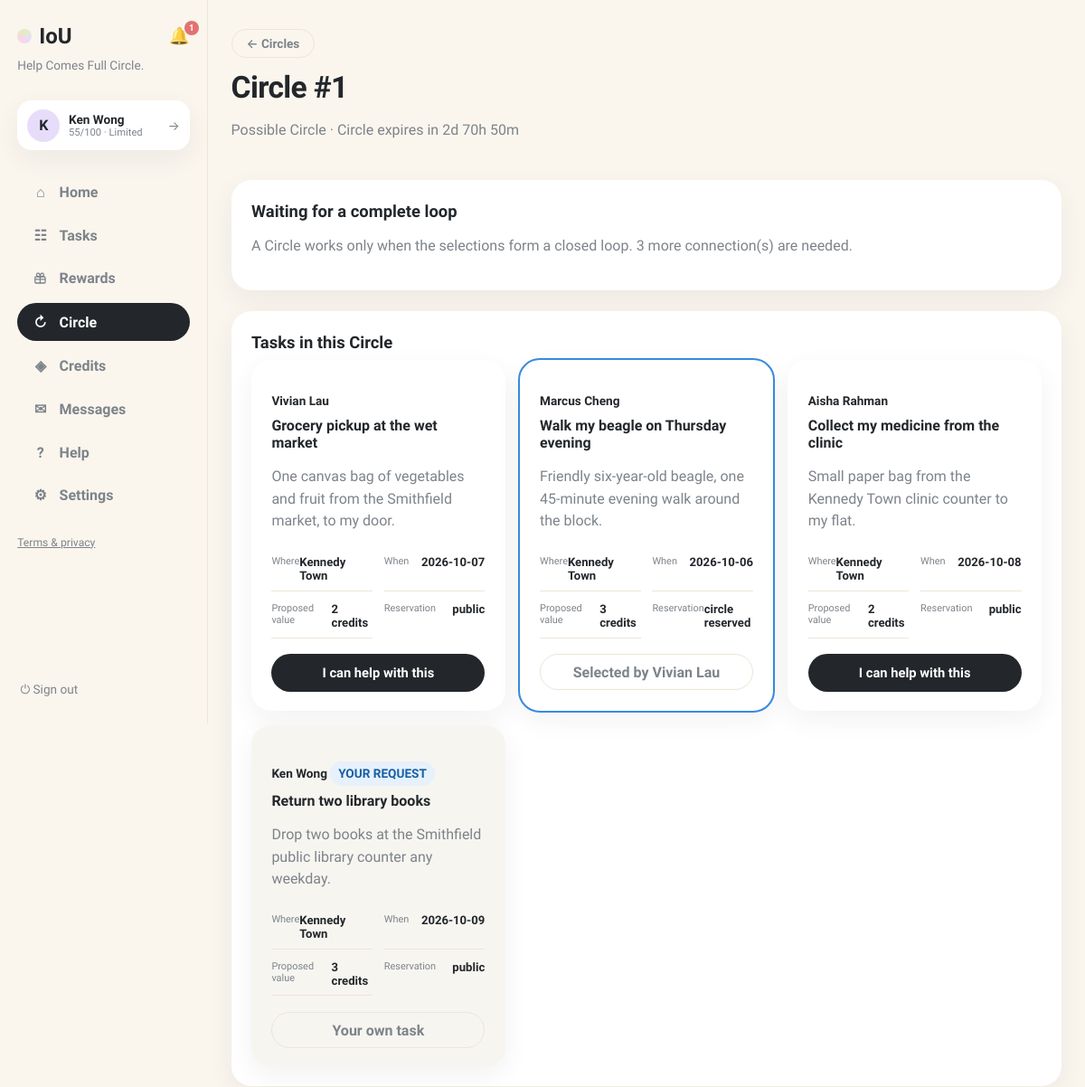
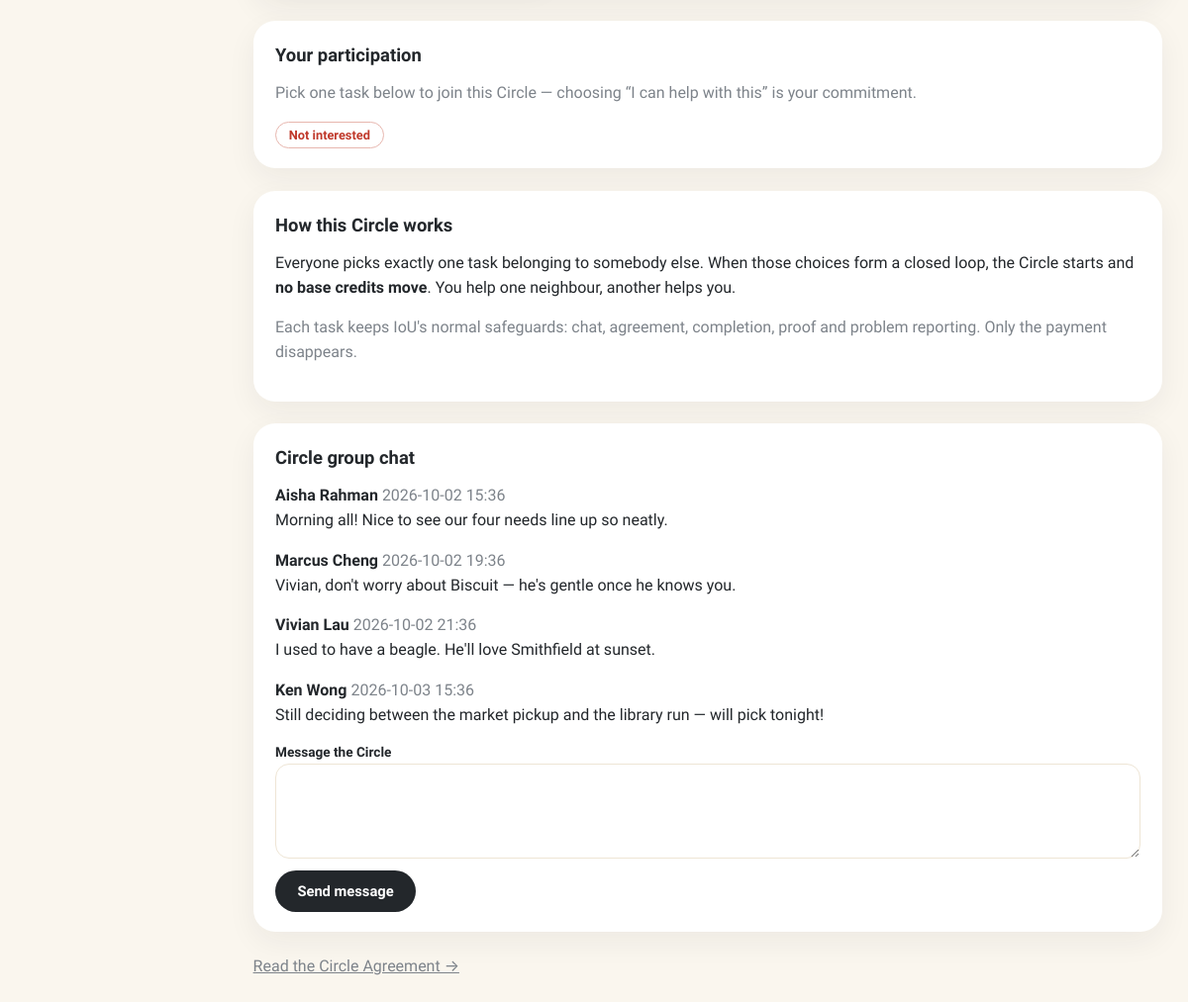
Page /chains/1 (signed in) on the earlier database version (2 pictures, top to bottom).
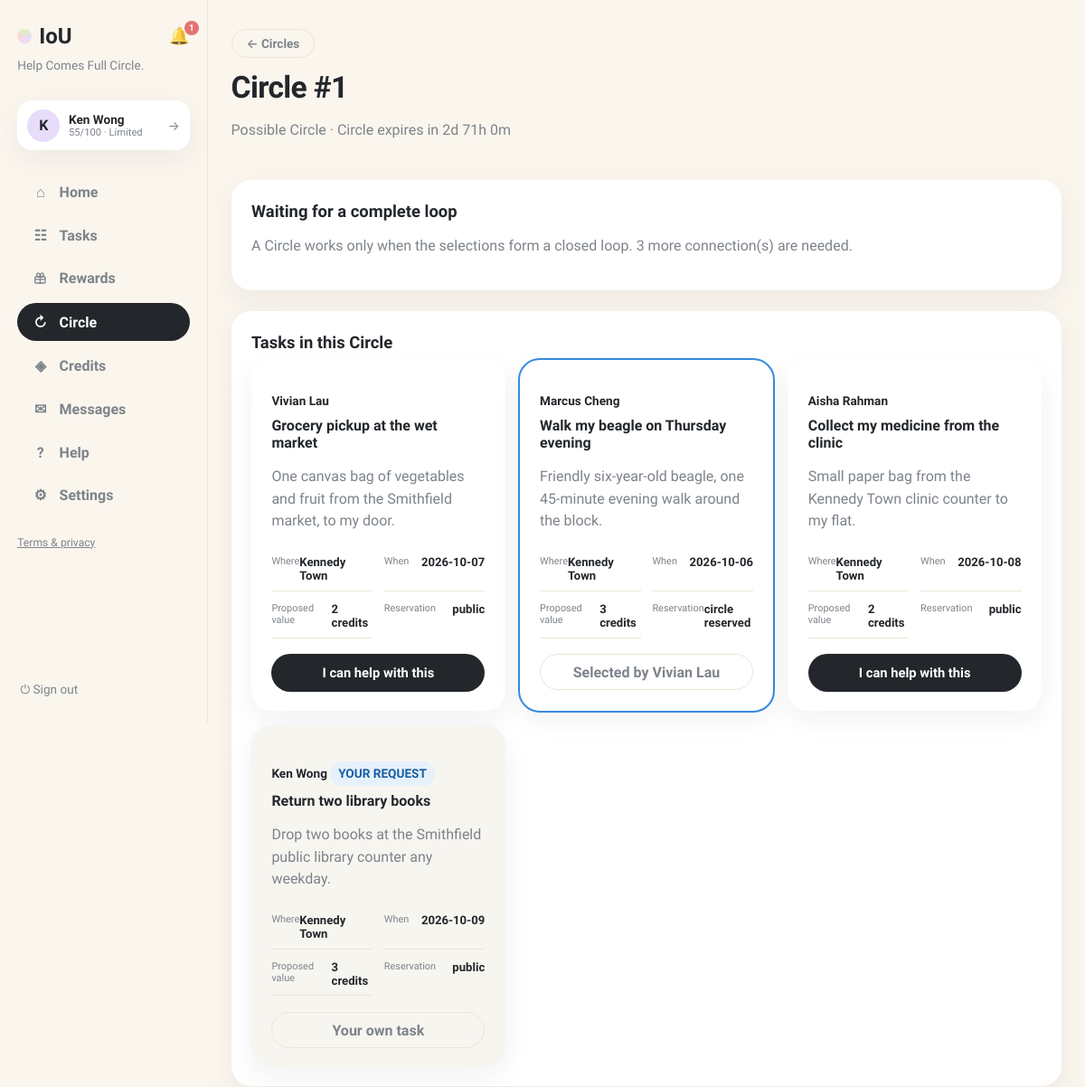
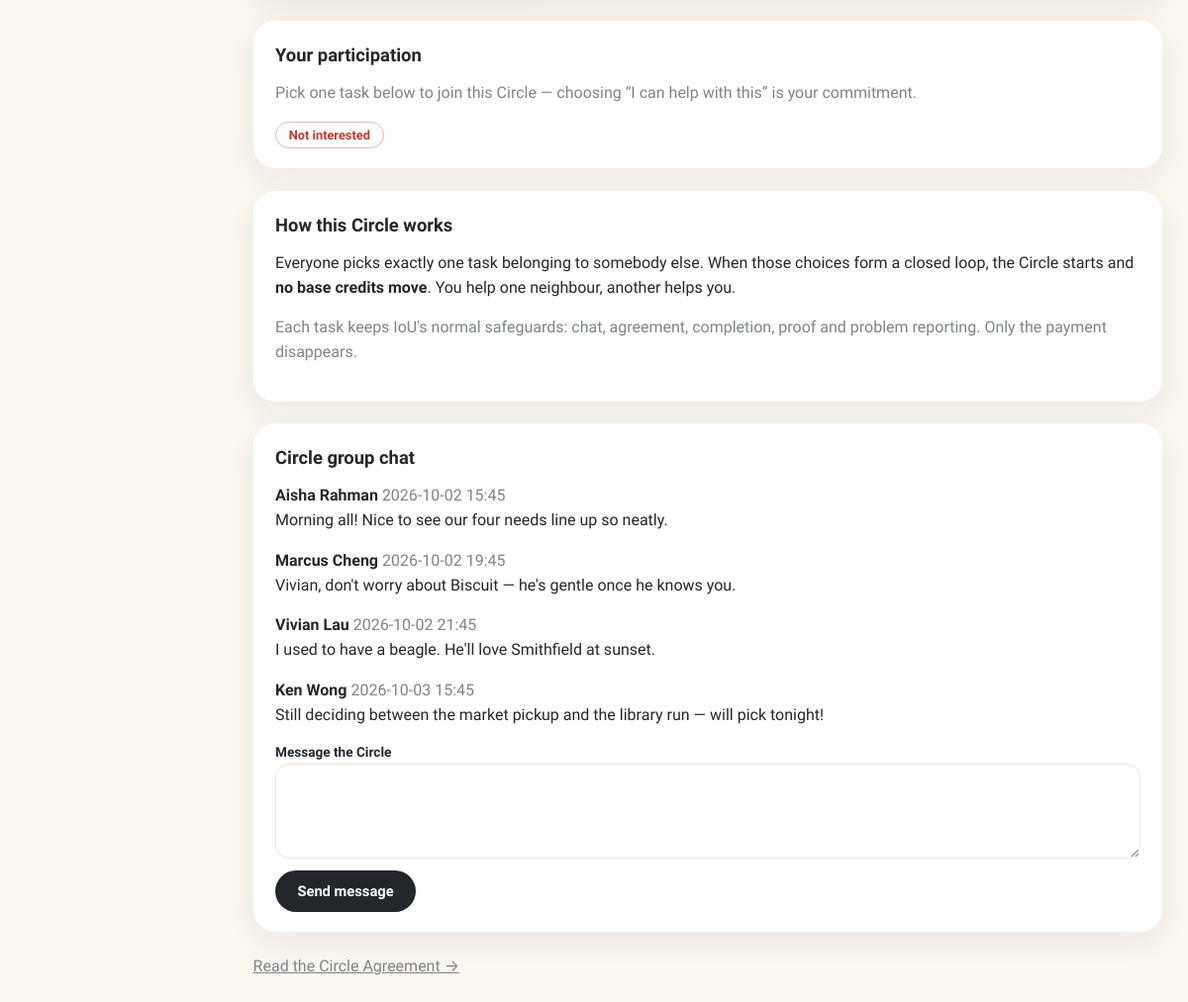
Same page on the later database version (2 pictures, top to bottom).
### tables this page shows
CREATE TABLE chain_messages (
                id INTEGER PRIMARY KEY, proposal_id INTEGER NOT NULL,
                sender_id INTEGER, body TEXT NOT NULL, created_at TEXT NOT NULL,
                FOREIGN KEY(proposal_id) REFERENCES chain_proposals(id) ON DELETE CASCADE
            );

CREATE TABLE users (
                id INTEGER PRIMARY KEY, name TEXT NOT NULL, email TEXT UNIQUE NOT NULL,
                password TEXT NOT NULL, balance INTEGER NOT NULL DEFAULT 0,
                held_balance INTEGER NOT NULL DEFAULT 0,
                is_moderator INTEGER NOT NULL DEFAULT 0
            , language TEXT NOT NULL DEFAULT 'en', address TEXT, district TEXT, hkid TEXT, address_id TEXT, age INTEGER, birthday TEXT, skills TEXT NOT NULL DEFAULT '', community_helper INTEGER NOT NULL DEFAULT 0, created_at TEXT, consent_analytics INTEGER NOT NULL DEFAULT 0, reliability INTEGER NOT NULL DEFAULT 60, account_status TEXT NOT NULL DEFAULT 'active', analytics_consent INTEGER NOT NULL DEFAULT 0, username TEXT, bio TEXT, verification_identity TEXT NOT NULL DEFAULT 'unverified', verification_neighbourhood TEXT NOT NULL DEFAULT 'unverified', vis_photo INTEGER NOT NULL DEFAULT 1, vis_neighbourhood INTEGER NOT NULL DEFAULT 1, vis_skills INTEGER NOT NULL DEFAULT 1, vis_bio INTEGER NOT NULL DEFAULT 1, vis_completed INTEGER NOT NULL DEFAULT 1, vis_circle INTEGER NOT NULL DEFAULT 1, circle_enabled INTEGER NOT NULL DEFAULT 1, circle_notifications INTEGER NOT NULL DEFAULT 1, circle_community_only INTEGER NOT NULL DEFAULT 0, circle_max_distance_km REAL NOT NULL DEFAULT 2.0, circle_availability TEXT NOT NULL DEFAULT '');

### app.py (the view)
@app.get("/chains/{proposal_id}", response_class=HTMLResponse)
def chain_review(request: Request, proposal_id: int):
    user = current_user(request)
    if not user:
        return RedirectResponse("/login", status_code=303)
    with db() as connection:
        expire_circles(connection)
        circle = circle_row(connection, proposal_id)
        if not circle:
            return render(request, "error.html", message="That Circle does not exist.")
        members = circle_member_rows(connection, proposal_id, include_removed=True)
        if not any(m["user_id"] == user["id"] for m in members):
            return render(request, "error.html", message="That Circle does not exist.")
        has_left = not any(m["user_id"] == user["id"]
                           for m in circle_member_rows(connection, proposal_id))
        me = member_row(connection, proposal_id, user["id"])
        me_raw = member_row(connection, proposal_id, user["id"], include_removed=True)
        if has_left and _rejoinable_left_member(connection, circle, me_raw):
            me = me_raw
        tasks = circle_task_rows(connection, proposal_id)
        cycles = viable_cycles(connection, proposal_id)
        my_cycle = next((c for c in cycles if user["id"] in c), None)
        start_proposal = connection.execute(
            """SELECT * FROM circle_start_proposals WHERE circle_id=? AND status='proposed'
               ORDER BY id DESC LIMIT 1""", (proposal_id,)).fetchone()
        assignments = connection.execute(
            """SELECT ct.*, r.title, r.status request_status, r.needed_by, r.location,
                      u.name requester_name, h.name helper_name
               FROM chain_tasks ct JOIN requests r ON r.id=ct.request_id
               JOIN users u ON u.id=ct.requester_id JOIN users h ON h.id=ct.helper_id
               WHERE ct.proposal_id=? ORDER BY ct.request_id""",
            (proposal_id,)).fetchall()
        recovery_case = connection.execute(
            """SELECT * FROM circle_recovery_cases WHERE circle_id=? AND status='open'
               ORDER BY id DESC LIMIT 1""", (proposal_id,)).fetchone()
        history = connection.execute(
            """SELECT * FROM circle_recovery_cases WHERE circle_id=? ORDER BY id DESC""",
            (proposal_id,)).fetchall()
        bonuses = connection.execute(
            """SELECT cb.*, u.name provider_name FROM circle_bonuses cb
               JOIN users u ON u.id=cb.provider_id WHERE cb.circle_id=?""",
            (proposal_id,)).fetchall()
        messages = connection.execute(
            """SELECT cm.*, u.name sender_name FROM chain_messages cm
               LEFT JOIN users u ON u.id=cm.sender_id
               WHERE proposal_id=? ORDER BY cm.id""", (proposal_id,)).fetchall()
        progress = circle_progress(connection, proposal_id)
        loop_names = []
        if my_cycle:
            mapping = cycle_mapping(connection, proposal_id, my_cycle)
            loop_names = [
                {"provider": connection_name(connection, item["provider"]),
                 "recipient": connection_name(connection, item["recipient"])}
                for item in mapping
            ]
        confirmed_in_cycle = len([
            m for m in members if m["start_confirmed"] and my_cycle and m["user_id"] in my_cycle
        ]) if my_cycle else 0
        expires_in = ""
        if circle["expires_at"] and circle["status"] in ("pending", "start_confirming"):
            try:
                left = datetime.fromisoformat(circle["expires_at"])
                if left.tzinfo is None:
                    left = left.replace(tzinfo=timezone.utc)
                left = left - datetime.now(timezone.utc)
                if left.total_seconds() > 0:
                    hours, minutes = divmod(int(left.total_seconds() // 60), 60)
                    expires_in = f"{left.days}d {hours}h {minutes}m"
            except ValueError:
                expires_in = ""
    return render(
        request, "chain_review.html", page="circle", proposal=circle, members=members,
        me=me, me_raw=me_raw, has_left=has_left, tasks=tasks, assignments=assignments, cycles=cycles,
        my_cycle=my_cycle,
        loop_names=loop_names, start_proposal=start_proposal, recovery_case=recovery_case,
        history=history, bonuses=bonuses, progress=progress, messages=messages,
        expires_in=expires_in, confirmed_in_cycle=confirmed_in_cycle,
        my_own_request=(me["request_id"] if me else None),
        my_selected=(me["selected_request_id"] if me else None),
        confirmed_ids={m["user_id"] for m in members if m["start_confirmed"]},
        status_labels=CIRCLE_STATUS_LABELS,
    )

### templates/chain_review.html (shortened to what the changed rows need)
{% extends "base.html" %}
{% block content %}
<header class="page-head">
  <div><a class="btn-ghost btn-back" href="/chain-invitations">← Circles</a>
    <h1 style="margin-top:.8rem">Circle #{{ proposal.id }}</h1>
    <p class="muted">{{ status_labels.get(proposal.status, proposal.status) }}
      {% if expires_in %} · Circle expires in {{ expires_in }}{% endif %}</p></div>
</header>
{% if proposal.status in ('pending', 'start_confirming') %}
<section class="card {% if my_cycle %}circle-banner{% endif %}">
  <h2>{% if my_cycle %}✅ Your Circle can work{% else %}Waiting for a complete loop{% endif %}</h2>
</section>
{% endif %}
<section class="card">
  <h2>Tasks in this Circle</h2>
</section>
{% if has_left %}
<section class="card alert-card">
  <h2>You are no longer in this Circle</h2>
  {% if me_raw.removal_reason == 'excluded_by_start_subset' %}
    <p class="muted">This Circle started with a smaller loop that did not include you. Your task has returned to the board and may be matched into another Circle later.</p>
  {% elif me_raw.removal_reason == 'task_expired' %}
    <p class="muted">Your task passed its deadline, so it left this Circle. Post it again to be matched into a new one.</p>
  {% elif me_raw.removal_reason == 'withdrew_from_active_circle' %}
    <p class="muted">Your withdrawal was processed and the Circle moved into settlement.</p>
  {% elif me_raw.removal_reason == 'not_interested' %}
    <p class="muted">You said you were not interested. Changed your mind? Pick a task below to rejoin while this Circle is forming.</p>
  {% else %}
    <p class="muted">You left this Circle and your task is back on the board. Pick a task below to rejoin — choosing “I can help with this” puts you straight back in.</p>
  {% endif %}
  {% if proposal.status == 'pending' %}
  <form method="post" action="/chains/{{ proposal.id }}/respond" style="margin-top:.6rem">
    <input type="hidden" name="response" value="accepted">
    <button class="btn-ghost btn-sm">Rejoin without picking a task yet</button>
  </form>
  {% endif %}
</section>
{% elif proposal.status == 'pending' and me %}
<section class="card">
  <h2>Your participation</h2>
</section>
{% endif %}
<section class="card">
  <h2>How this Circle works</h2>
</section>
<section class="card">
  <h2>Circle group chat</h2>
  {% for message in messages %}<p><b>{{ message.sender_name or 'IoU' }}</b> <span class="muted">{{ message.created_at[:16].replace('T',' ') }}</span><br>{{ message.body }}</p>{% else %}<p class="empty">No messages yet.</p>{% endfor %}
  {% if proposal.status in ('pending','start_confirming','active','recovery') %}
  <form method="post" action="/chains/{{ proposal.id }}/messages"><label>Message the Circle<textarea name="body" rows="3" required></textarea></label><button class="btn-primary">Send message</button></form>{% endif %}
</section>
{% endblock %}

Differences in the rows shown:
changed chain_messages "Morning all! Nice to see our four needs line up so neatly.": created_at "2026-10-02 15:36" → "2026-10-02 15:45"
changed chain_messages "Vivian, don't worry about Biscuit — he's gentle once he knows you.": created_at "2026-10-02 19:36" → "2026-10-02 19:45"
changed chain_messages "I used to have a beagle. He'll love Smithfield at sunset.": created_at "2026-10-02 21:36" → "2026-10-02 21:45"
changed chain_messages "Ken Wong": created_at "2026-10-03 15:36" → "2026-10-03 15:45"
Other differences:
{{ expires_in }}: "2d 70h 50m" → "2d 71h 0m"
